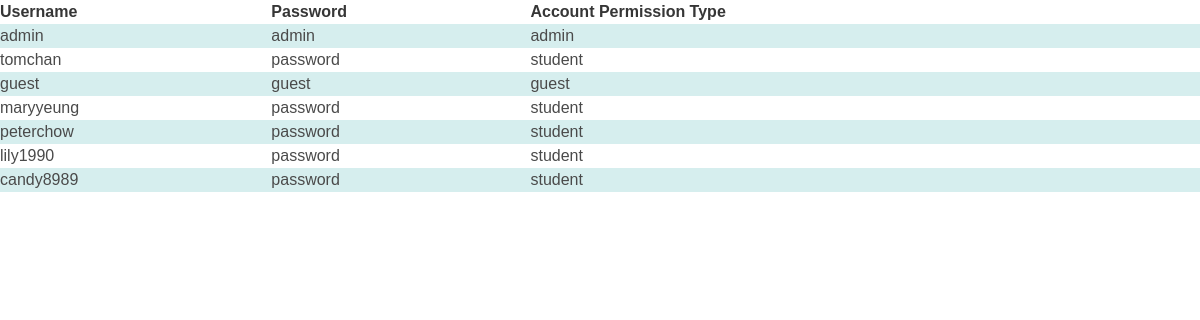
Before: /demoaccount.php with the older database file.
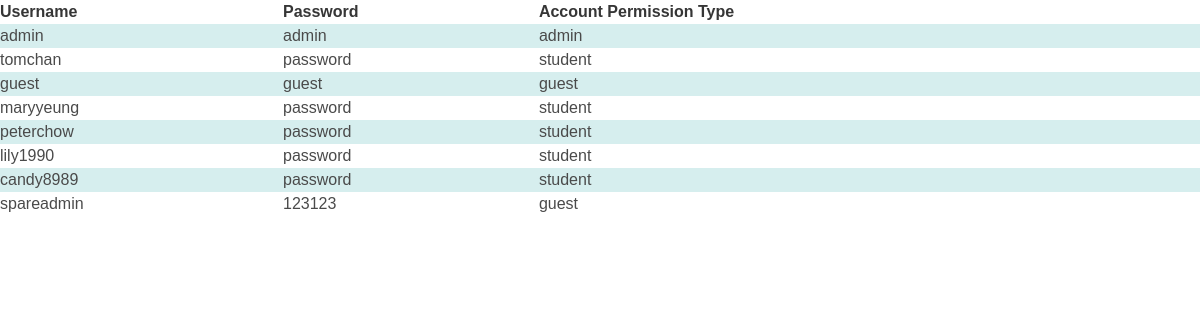
After: the same page with the newer database file.
### tables this page shows
CREATE TABLE `user_account` (
  `UID` int(11) NOT NULL,
  `username` varchar(20) NOT NULL,
  `password` varchar(50) NOT NULL,
  `user_type` varchar(20) NOT NULL
);

### demoaccount.php (the view, shortened to what this page needs)
<?php
@include 'lib/connect.php';
?>
<!DOCTYPE html>
<html lang="en">
<head>
    <link rel="stylesheet" href="https://cdn.jsdelivr.net/npm/bulma@0.9.4/css/bulma.min.css">
   <link rel="stylesheet" href="style.css">
</head>
<body>
<table>
  <tr class="header">
    <th>Username</th>
    <th>Password</th>
    <th>Account Permission Type</th>
  </tr>
  <?php
  $sql = "SELECT * FROM user_account";
  if ($res = mysqli_query($conn, $sql)) {
    if (mysqli_num_rows($res) > 0) {
        while ($row = mysqli_fetch_array($res)) {
            echo "<tr>";
            echo "<td>".$row['username']."</td>";
            echo "<td>".$row['password']."</td>";
            echo "<td>".$row['user_type']."</td>";
            echo "</tr>";
        }
        echo "</table>";
    }
    else {
        echo "No matching records are found.";
    }
}
else {
    echo "ERROR: Could not able to execute $sql. "
                                .mysqli_error($conn);
}
?>
</body>
</html>

Changed rows visible on the page:
added user_account: username "spareadmin", password "123123", user_type "guest"
